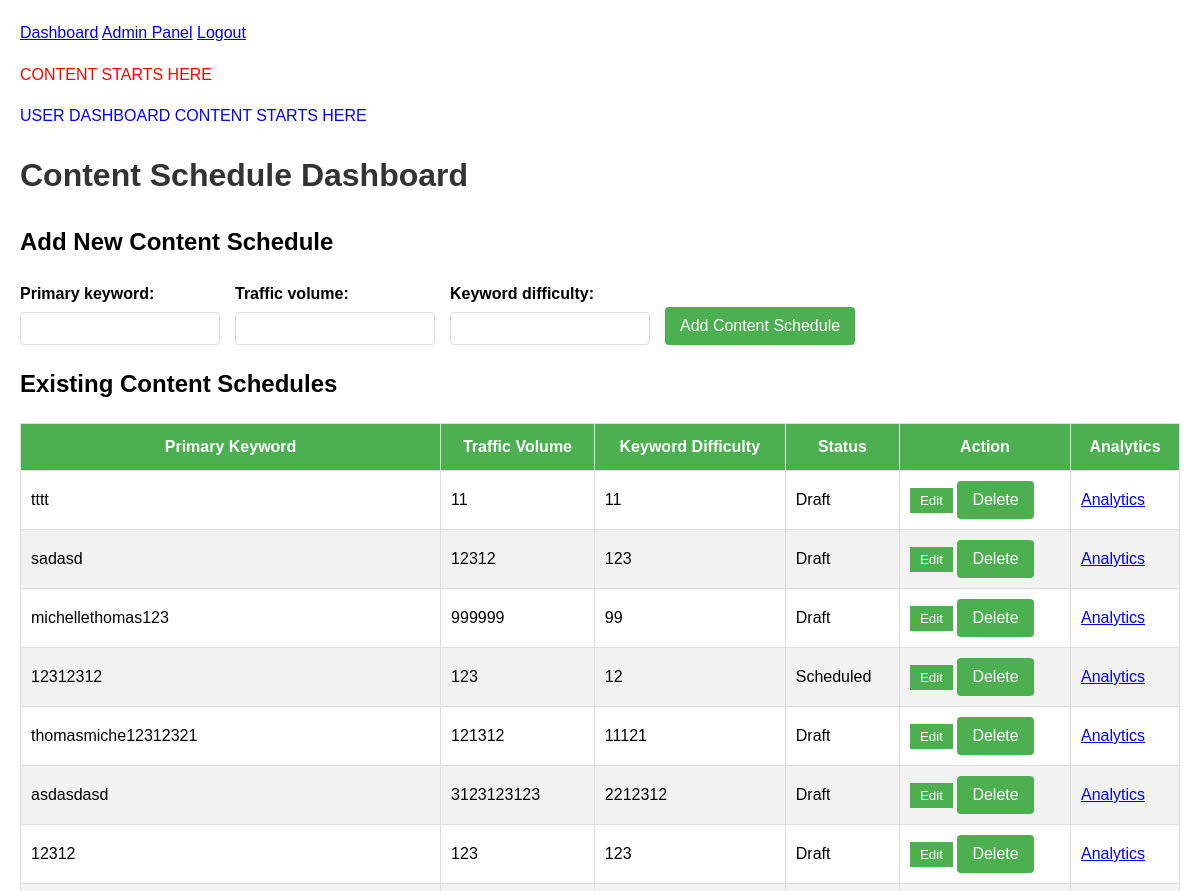
Before: / (signed in, upper part) with the older database file.
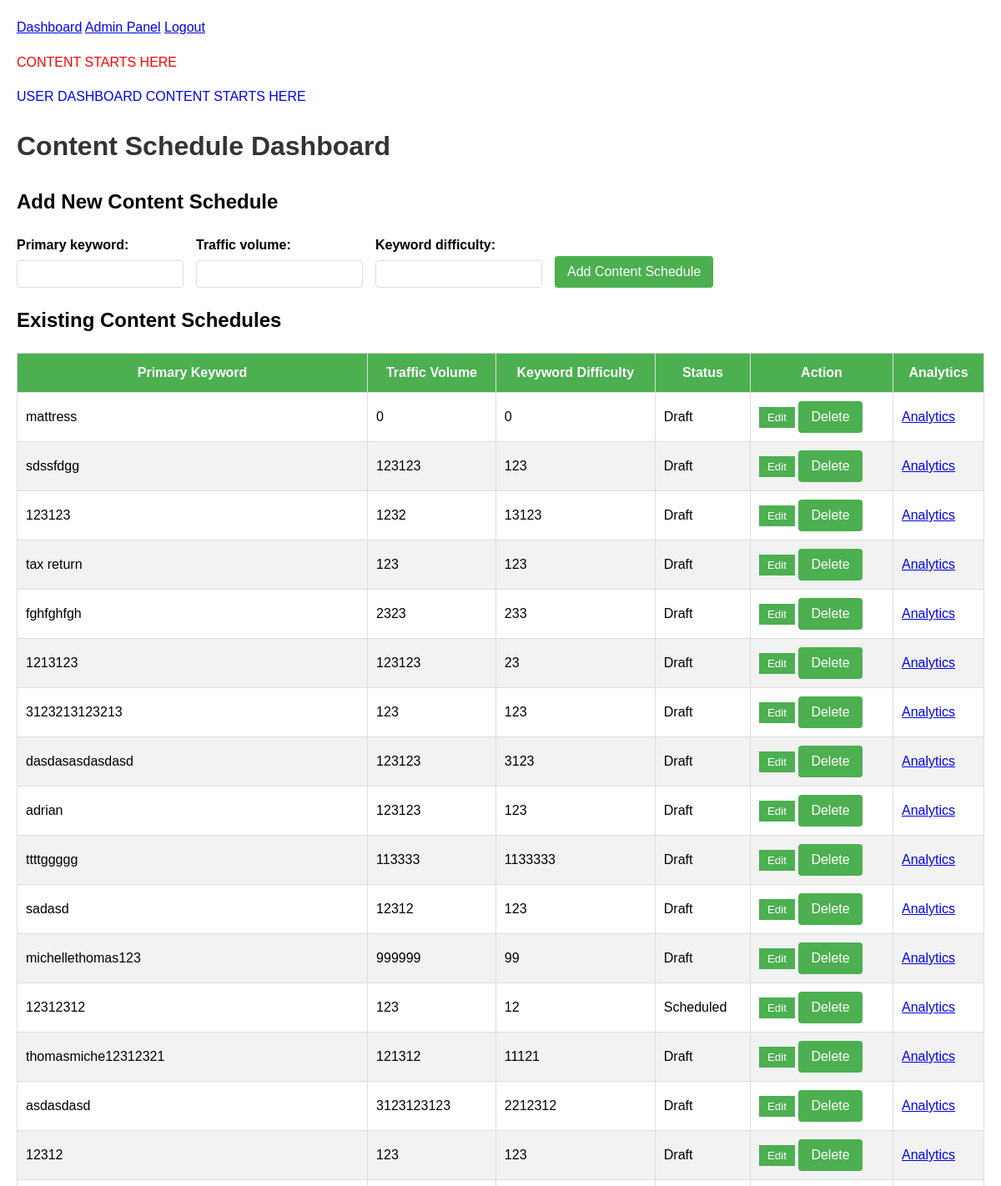
After: the same page with the newer database file.
### scheduler/models.py (models this page shows, shortened)
class ContentSchedule(models.Model):
    STATUS_CHOICES = [
        ('draft', 'Draft'),
        ('scheduled', 'Scheduled'),
        ('published', 'Published'),
        ('failed', 'Failed'),
    ]
    user = models.ForeignKey(User, on_delete=models.CASCADE)
    primary_keyword = models.CharField(max_length=255)
    traffic_volume = models.PositiveIntegerField()
    keyword_difficulty = models.PositiveIntegerField()
    article_status = models.CharField(max_length=10, choices=STATUS_CHOICES, default='draft')
    created_at = models.DateTimeField(auto_now_add=True)
    updated_at = models.DateTimeField(auto_now=True)
    class Meta:
        verbose_name = 'Content Schedule'
        verbose_name_plural = 'Content Schedules'

### scheduler/views.py (the view)
# urls.py: path('', views.user_dashboard, name='user_dashboard'),
@login_required
def user_dashboard(request):
    if request.method == 'POST':
        if 'delete' in request.POST:
            schedule_id = request.POST.get('delete')
            schedule = get_object_or_404(ContentSchedule, id=schedule_id, user=request.user)
            schedule.delete()
            messages.success(request, 'Content schedule deleted successfully.')
        elif 'update' in request.POST:
            schedule_id = request.POST.get('update')
            schedule = get_object_or_404(ContentSchedule, id=schedule_id, user=request.user)
            form = ContentScheduleForm(request.POST, instance=schedule)
            if form.is_valid():
                form.save()
                messages.success(request, 'Content schedule updated successfully.')
        else:
            form = ContentScheduleForm(request.POST)
            if form.is_valid():
                content_schedule = form.save(commit=False)
                content_schedule.user = request.user
                content_schedule.save()
                messages.success(request, 'New content schedule added successfully.')
        return redirect('user_dashboard')
    else:
        form = ContentScheduleForm()
    schedules = ContentSchedule.objects.filter(user=request.user).order_by('-created_at')
    return render(request, 'scheduler/user_dashboard.html', {'form': form, 'schedules': schedules})

### scheduler/forms.py
class ContentScheduleForm(forms.ModelForm):
    class Meta:
        model = ContentSchedule
        fields = ['primary_keyword', 'traffic_volume', 'keyword_difficulty']
        widgets = {
            'primary_keyword': forms.TextInput(attrs={'required': True}),
            'traffic_volume': forms.NumberInput(attrs={'required': True}),
            'keyword_difficulty': forms.NumberInput(attrs={'required': True}),
        }

### scheduler/templates/scheduler/user_dashboard.html (shortened to what this page needs)
{% extends 'base.html' %}
{% load custom_filters %}
{% block content %}
<p style="color: blue;">USER DASHBOARD CONTENT STARTS HERE</p>
<h1>Content Schedule Dashboard</h1>
<h2>Add New Content Schedule</h2>
<form method="post">
    <div class="form-group">
        <label for="{{ form.primary_keyword.id_for_label }}">Primary keyword:</label>
        {{ form.primary_keyword }}
    </div>
    <div class="form-group">
        <label for="{{ form.traffic_volume.id_for_label }}">Traffic volume:</label>
        {{ form.traffic_volume }}
    </div>
    <div class="form-group">
        <label for="{{ form.keyword_difficulty.id_for_label }}">Keyword difficulty:</label>
        {{ form.keyword_difficulty }}
    </div>
    <button type="submit">Add Content Schedule</button>
</form>
<h2>Existing Content Schedules</h2>
<table>
    <thead>
        <tr>
            <th>Primary Keyword</th>
            <th>Traffic Volume</th>
            <th>Keyword Difficulty</th>
            <th>Status</th>
            <th>Action</th>
            <th>Analytics</th>
        </tr>
    </thead>
    <tbody>
        {% for schedule in schedules %}
        <tr>
            <form method="post" action="{% url 'user_dashboard' %}">
                <td>
                    <span class="editable-text">{{ schedule.primary_keyword }}</span>
                </td>
                <td>
                    <span class="editable-text">{{ schedule.traffic_volume }}</span>
                </td>
                <td>
                    <span class="editable-text">{{ schedule.keyword_difficulty }}</span>
                </td>
                <td>{{ schedule.get_article_status_display }}</td>
                <td>
                    <button type="button" class="edit-btn">Edit</button>
                    <button type="submit" name="delete" value="{{ schedule.id }}" onclick="return confirm('Are you sure you want to delete this schedule?');">Delete</button>
                </td>
                <td>
                    <a href="{% url 'keyword_analytics' schedule.id %}" class="analytics-btn">Analytics</a>
                </td>
            </form>
        </tr>
        {% endfor %}
    </tbody>
</table>
{% endblock %}

Changed rows visible on the page:
added ContentSchedule: primary_keyword "mattress", traffic_volume "0", keyword_difficulty "0", article_status "Draft", {{ schedule.id }} 45 (drawn)
added ContentSchedule: primary_keyword "sdssfdgg", traffic_volume "123123", keyword_difficulty "123", article_status "Draft", {{ schedule.id }} 44 (drawn)
added ContentSchedule: primary_keyword "123123", traffic_volume "1232", keyword_difficulty "13123", article_status "Draft", {{ schedule.id }} 43 (drawn)
added ContentSchedule: primary_keyword "tax return", traffic_volume "123", keyword_difficulty "123", article_status "Draft", {{ schedule.id }} 42 (drawn)
added ContentSchedule: primary_keyword "fghfghfgh", traffic_volume "2323", keyword_difficulty "233", article_status "Draft", {{ schedule.id }} 41 (drawn)
added ContentSchedule: primary_keyword "1213123", traffic_volume "123123", keyword_difficulty "23", article_status "Draft", {{ schedule.id }} 40 (drawn)
added ContentSchedule: primary_keyword "3123213123213", traffic_volume "123", keyword_difficulty "123", article_status "Draft", {{ schedule.id }} 38 (drawn)
added ContentSchedule: primary_keyword "dasdasasdasdasd", traffic_volume "123123", keyword_difficulty "3123", article_status "Draft", {{ schedule.id }} 37 (drawn)
added ContentSchedule: primary_keyword "adrian", traffic_volume "123123", keyword_difficulty "123", article_status "Draft", {{ schedule.id }} 36 (drawn)
changed ContentSchedule: primary_keyword "tttt" → "ttttggggg"; traffic_volume "11" → "113333"; keyword_difficulty "11" → "1133333"
